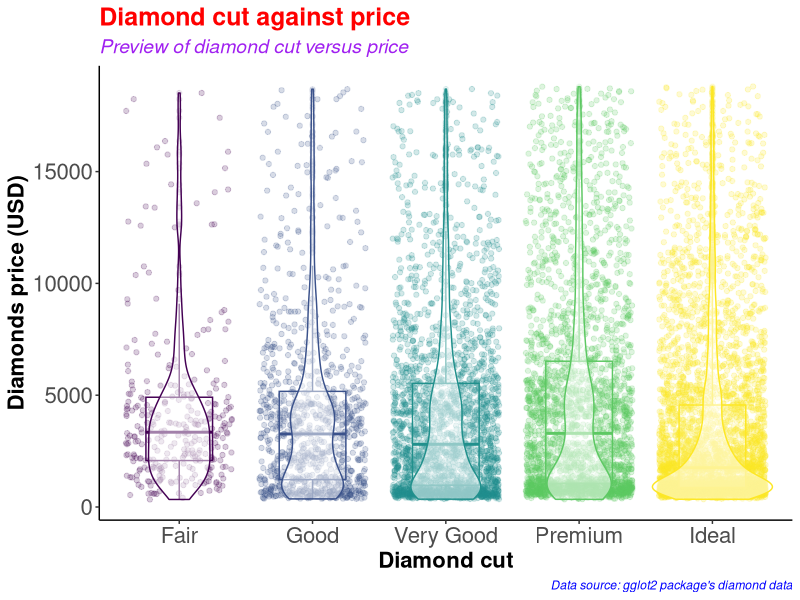
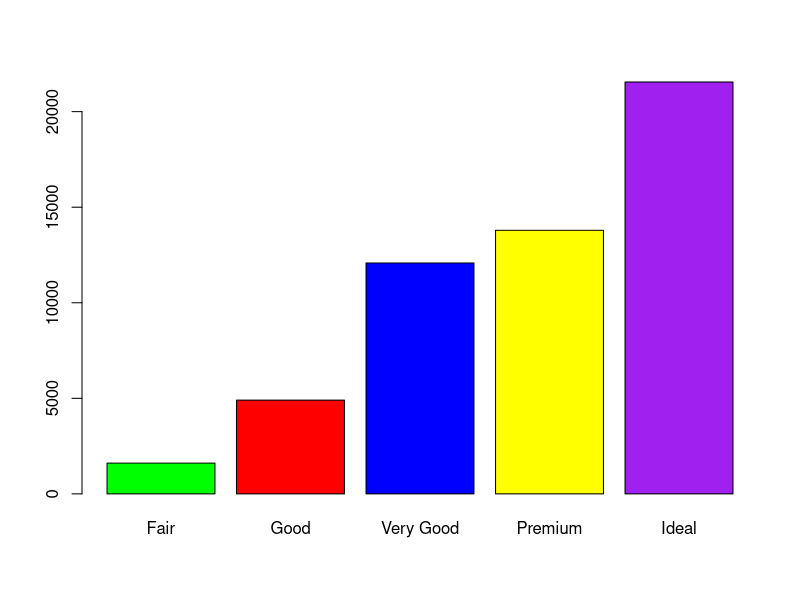
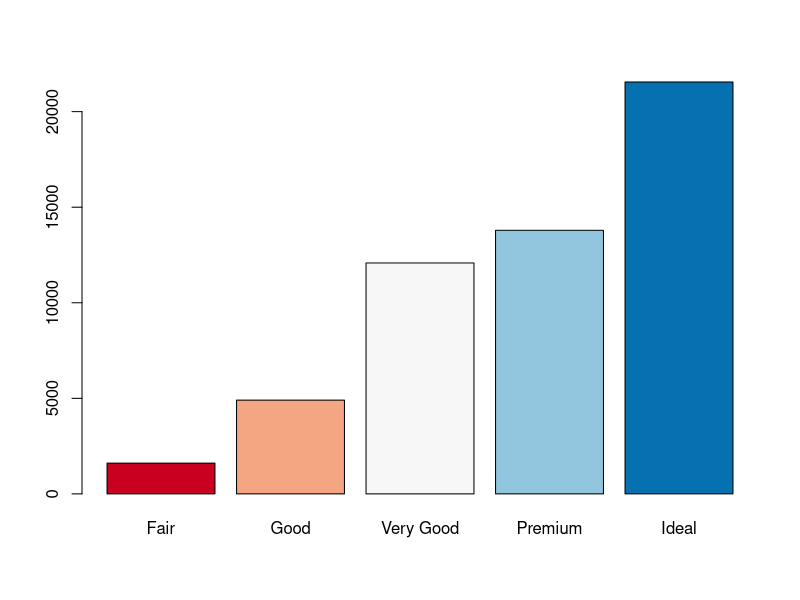
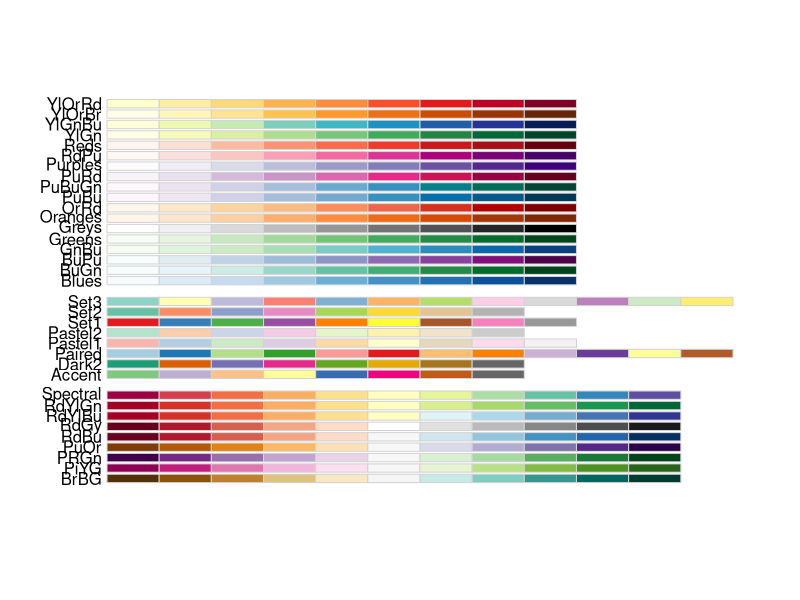
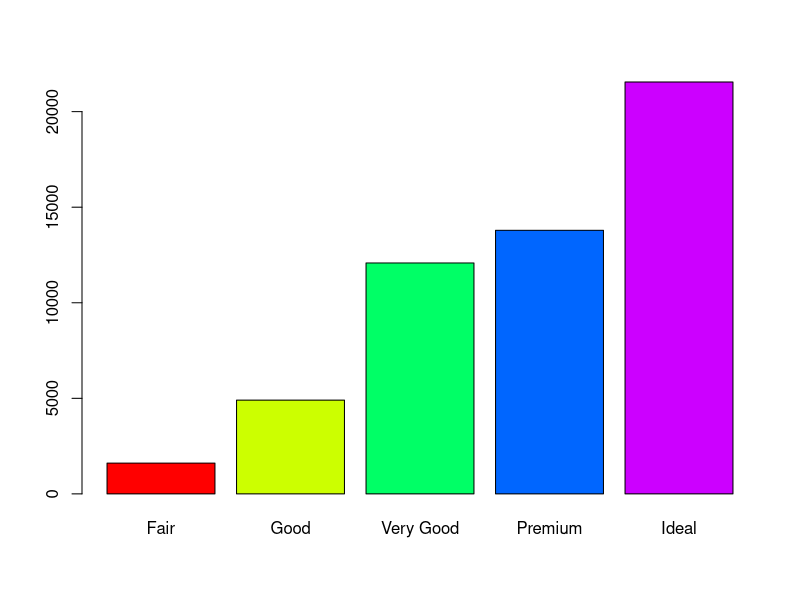
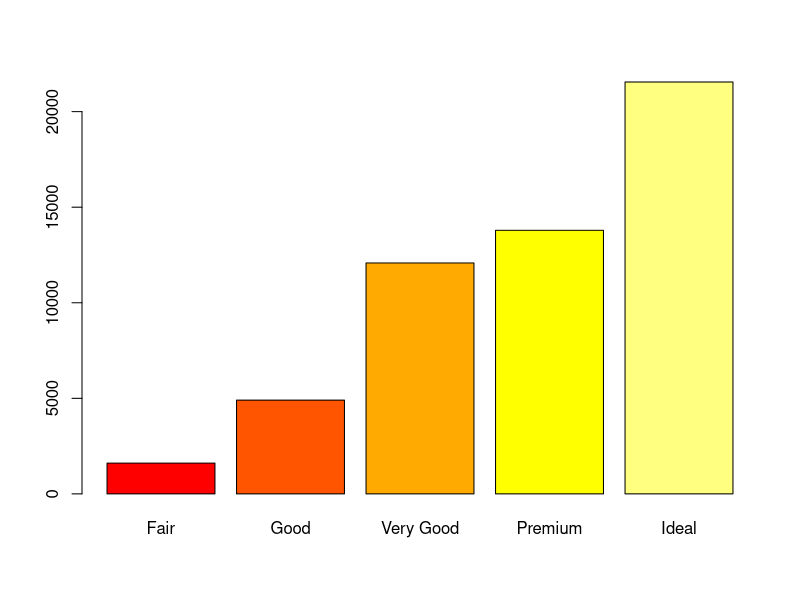
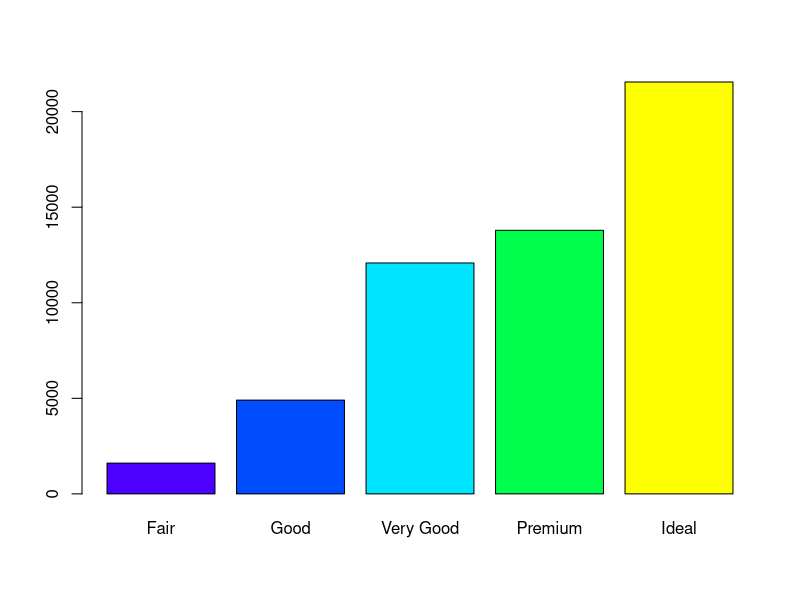
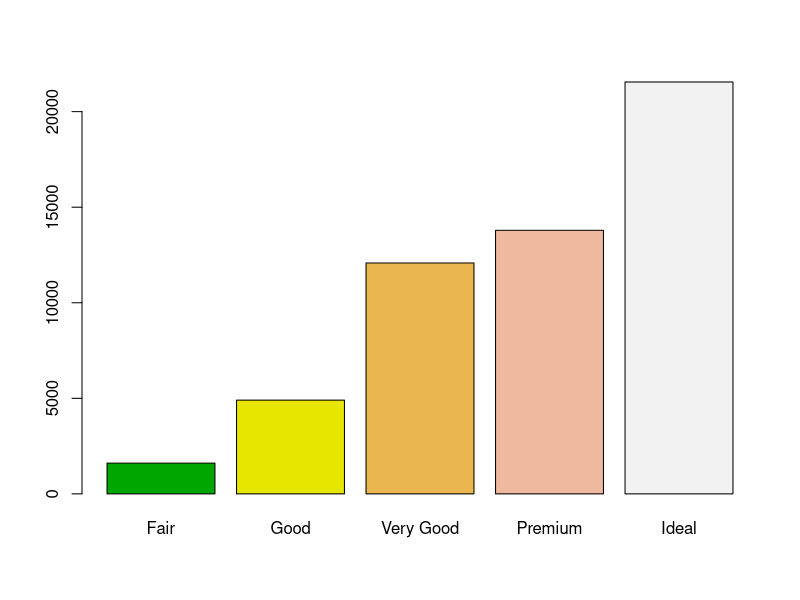

Here is the R script that generated these plots, in order:
#########################################
# Name: Wyclife Agumba Oluoch           #   
# E-mail: wyclifeoluoch@gmail.com       #
# GitHub: https://github.com/Wycology   #
# Task: Boxplot and violin plots in one #
# Date: 4th Jan 2021                    #
# Last edited: 14th May 2021            #
#########################################

# Loading the necessary libraries for the project

library(tidyverse) # This is for data wrangling and plotting.
library(RColorBrewer) # This is for generating color pallets for the plots.

diamonds_df <- diamonds # Saving the diamonds data-set to a new object in R.

head(diamonds) # Checking the variables in the data-set for subsequent analyses
nrow(diamonds) # Checking for the number of rows in the data. 53940 observations
ncol(diamonds) # Checking the number of variables in the data-set. 10 variables

diamonds_df %>% # Picking the diamonds data, and then
  slice_sample(n = 0.2*(nrow(diamonds))) %>% # Picking a portion of the data-set
  ggplot(aes(x = cut, y = price, color = cut)) + # Adding the mapping variables
  geom_point(position = "jitter", alpha = 0.2) + # Adding jitter and alpha
  geom_boxplot(alpha = 0.1, width = 0.5) + # Modifying dimensions of the boxplot 
  geom_violin(alpha = 0.5) + # Adding violin plot on top of the box and jitter
  theme_classic() + # Adding my preferred theme for publication.
  theme(legend.position = "none") + # Removing the legend; it is on the x-axis
  labs(x = "Diamond cut", # Labels the x-axis.
       y = "Diamonds price (USD)", # Labeling the y-axis
       title = "Diamond cut against price", # Setting tibble of the plot
       subtitle = "Preview of diamond cut versus price", # Descriptive title beneath TITLE
       caption = "Data source: gglot2 package's diamond data") +
  theme(axis.text = element_text(size=16), # Size of labels on tick-marks
        axis.title = element_text(size=16,face="bold")) + # Size of axis labels
  theme(plot.title = element_text(color = 'red', size = 18, face = 'bold'),
        plot.subtitle = element_text(color = 'purple', size = 14, face = 'italic'),
        plot.caption = element_text(color = 'blue', face = 'italic'))

diamonds %>% # Picking the diamonds data, and then
  filter(cut == 'Very Good') %>% # Picking the very good cut 
  nrow() # counting the number of rows with very good cut

diamonds %>% 
  select(cut) %>% 
  table() %>% 
  barplot(col = c('green', 'red', 'blue', 'yellow', 'purple'))

# Instead of specifying the colors, we can simply use the color brewer panel 

diamonds %>% 
  select(cut) %>% 
  table() %>% 
  barplot(col = brewer.pal(n = 5, name = "RdBu"))
# To display more brewer colors options to use, run the following function:

display.brewer.all()

# Can also use rainbow colors

diamonds %>% 
  select(cut) %>% 
  table() %>% 
  barplot(col = rainbow(5))

# Can also use heat.colors
diamonds %>% 
  select(cut) %>% 
  table() %>% 
  barplot(col = heat.colors(5))

# Can also use topographic colors

diamonds %>% 
  select(cut) %>% 
  table() %>% 
  barplot(col = topo.colors(5))

# Can also use terrain colors for the plot
diamonds %>% 
  select(cut) %>% 
  table() %>% 
  barplot(col = terrain.colors(5))

# Can also use cm.colors
diamonds %>% 
  select(cut) %>% 
  table() %>% 
  barplot(col = cm.colors(5)) 

# That is awesome. Good for the day.
